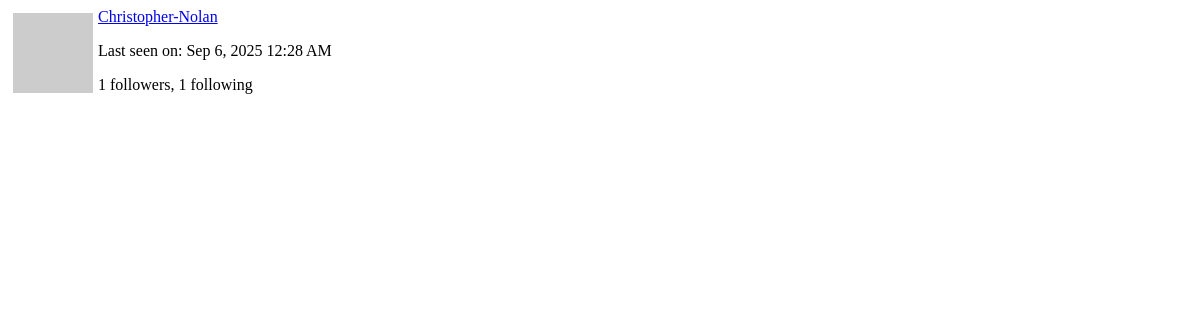
The app's page /user/Christopher-Nolan/popup (signed in), older data.
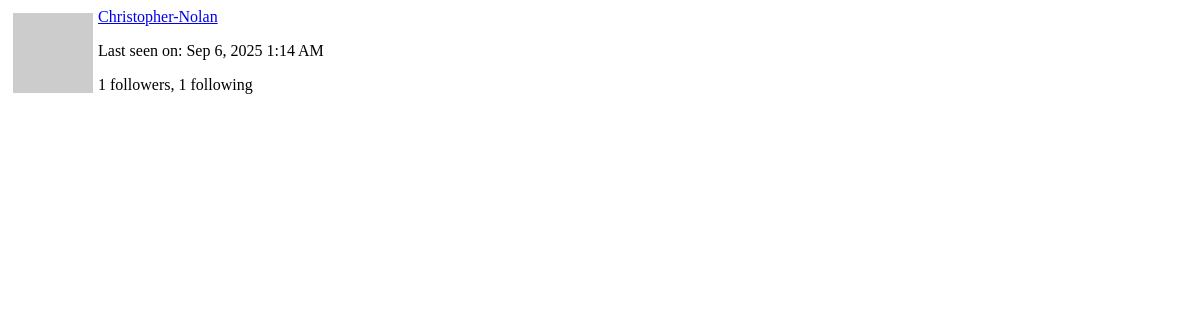
The same page, newer data.
### app/models.py (models this page shows, shortened)
class PaginatedAPIMixin(object):
    @staticmethod
    def to_collection_dict(query, page, per_page, endpoint, **kwargs):
        resources = db.paginate(query, page=page, per_page=per_page,
                                error_out=False)
        data = {
            'items': [item.to_dict() for item in resources.items],
            '_meta': {
                'page': page,
                'per_page': per_page,
                'total_pages': resources.pages,
                'total_items': resources.total
            },
            '_links': {
                'self': url_for(endpoint, page=page, per_page=per_page,
                                **kwargs),
                'next': url_for(endpoint, page=page + 1, per_page=per_page,
                                **kwargs) if resources.has_next else None,
                'prev': url_for(endpoint, page=page - 1, per_page=per_page,
                                **kwargs) if resources.has_prev else None
            }
        }
        return data

class User(PaginatedAPIMixin, UserMixin, db.Model):
    id: so.Mapped[int] = so.mapped_column(primary_key=True)
    username: so.Mapped[str] = so.mapped_column(sa.String(64), index=True,
                                                unique=True)
    email: so.Mapped[str] = so.mapped_column(sa.String(120), index=True,
                                             unique=True)
    password_hash: so.Mapped[Optional[str]] = so.mapped_column(sa.String(256))
    about_me: so.Mapped[Optional[str]] = so.mapped_column(sa.String(140))
    last_seen: so.Mapped[Optional[datetime]] = so.mapped_column(
        default=lambda: datetime.now(timezone.utc))
    last_message_read_time: so.Mapped[Optional[datetime]]
    token: so.Mapped[Optional[str]] = so.mapped_column(
        sa.String(32), index=True, unique=True)
    token_expiration: so.Mapped[Optional[datetime]]
    posts: so.WriteOnlyMapped['Post'] = so.relationship(
        back_populates='author')
    following: so.WriteOnlyMapped['User'] = so.relationship(
        secondary=followers, primaryjoin=(followers.c.follower_id == id),
        secondaryjoin=(followers.c.followed_id == id),
        back_populates='followers')
    followers: so.WriteOnlyMapped['User'] = so.relationship(
        secondary=followers, primaryjoin=(followers.c.followed_id == id),
        secondaryjoin=(followers.c.follower_id == id),
        back_populates='following')
    messages_sent: so.WriteOnlyMapped['Message'] = so.relationship(
        foreign_keys='Message.sender_id', back_populates='author')
    messages_received: so.WriteOnlyMapped['Message'] = so.relationship(
        foreign_keys='Message.recipient_id', back_populates='recipient')
    notifications: so.WriteOnlyMapped['Notification'] = so.relationship(
        back_populates='user')
    tasks: so.WriteOnlyMapped['Task'] = so.relationship(back_populates='user')
    def avatar(self, size):
        digest = md5(self.email.lower().encode('utf-8')).hexdigest()
        return f'https://www.gravatar.com/avatar/{digest}?d=identicon&s={size}'
    def followers_count(self):
        query = sa.select(sa.func.count()).select_from(
            self.followers.select().subquery())
        return db.session.scalar(query)
    def following_count(self):
        query = sa.select(sa.func.count()).select_from(
            self.following.select().subquery())
        return db.session.scalar(query)

### app/main/routes.py (the view)
@bp.route('/user/<username>/popup')
@login_required
def user_popup(username):
    user = db.first_or_404(sa.select(User).where(User.username == username))
    form = EmptyForm()
    return render_template('user_popup.html', user=user, form=form)

### app/__init__.py (called while the page is built)
def get_locale():
    return request.accept_languages.best_match(current_app.config['LANGUAGES'])

### app/main/routes.py (called while the page is built)
@bp.before_app_request
def before_request():
    if current_user.is_authenticated:
        current_user.last_seen = datetime.now(timezone.utc)
        db.session.commit()
        g.search_form = SearchForm()
    g.locale = str(get_locale())

### app/models.py (called while the page is built)
@login.user_loader
def load_user(id):
    return db.session.get(User, int(id))

    @classmethod
    def before_commit(cls, session):
        session._changes = {
            'add': list(session.new),
            'update': list(session.dirty),
            'delete': list(session.deleted)
        }

### app/templates/user_popup.html (shortened to what this page needs)
<div>
  <img src="{{ user.avatar(64) }}" style="margin: 5px; float: left">
  <p><a href="{{ url_for('main.user', username=user.username) }}">{{ user.username }}</a></p>
  {% if user.last_seen %}
  <p>{{ _('Last seen on') }}: {{ moment(user.last_seen).format('lll') }}</p>
  {% endif %}
  <p>{{ _('%(count)d followers', count=user.followers_count()) }}, {{ _('%(count)d following', count=user.following_count()) }}</p>
</div>

Row changes from the older to the newer data that the page shows:
changed User "Christopher-Nolan": last_seen "Sep 6, 2025 12:28 AM" → "Sep 6, 2025 1:14 AM"
